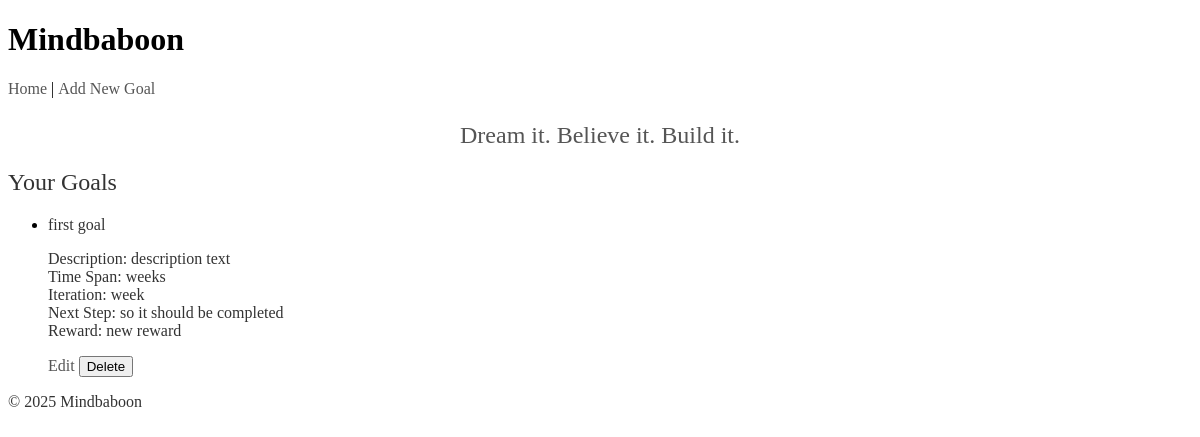
Before: / with the older database file.
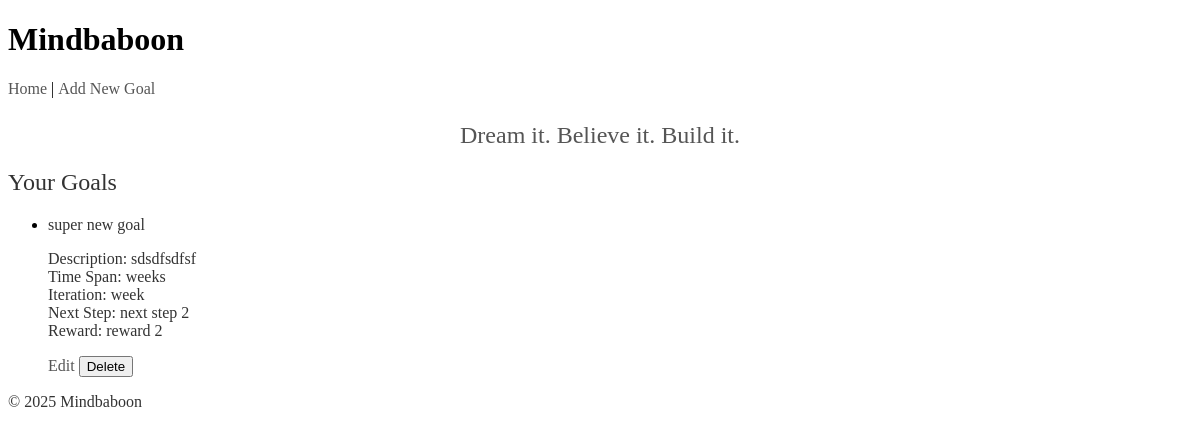
After: the same page with the newer database file.
### tables this page shows
CREATE TABLE goals (
            id INTEGER PRIMARY KEY AUTOINCREMENT,
            goal_name TEXT NOT NULL,
            goal_description TEXT,
            time_span TEXT,
            end_date TEXT,
            iteration TEXT,
            next_steps TEXT,
            reward TEXT,
            completed INTEGER NOT NULL DEFAULT 0,
            is_paused INTEGER NOT NULL DEFAULT 0,
            last_email_sent TIMESTAMP,
            created_at TIMESTAMP NOT NULL,
            last_reminder_at TIMESTAMP
        );

### mindbaboon.py (the view)
@app.route("/")
def index():
    conn = get_db_connection()
    goals = conn.execute("SELECT * FROM goals").fetchall()
    conn.close()
    random_goal = random.choice(MOTIVATIONAL_GOALS)
    return render_template("index.html", goals=goals, motivational_goal=random_goal)

### mindbaboon.py (called while the page is built)
def get_db_connection():
    conn = sqlite3.connect("mindbaboon.db")
    conn.row_factory = sqlite3.Row
    return conn

### templates/index.html (shortened to what this page needs)
{% extends "base.html" %}
{% block content %}
<p class="motivational-goal">{{ motivational_goal }}</p>
<h2>Your Goals</h2>
{% if goals %}
  <ul>
    {% for goal in goals %}
      <li>
        <strong>{{ goal.goal_name }}</strong>
        <p>
          <strong>Description:</strong> {{ goal.goal_description }}<br>
          <strong>Time Span:</strong> {{ goal.time_span }}
          <br>
          <strong>Iteration:</strong> {{ goal.iteration }}<br>
          <strong>Next Step:</strong> {{ goal.next_steps }}<br>
          <strong>Reward:</strong> {{ goal.reward }}
        </p>
        <a href="{{ url_for('edit_goal', goal_id=goal['id']) }}">Edit</a>
        <form action="{{ url_for('delete_goal', goal_id=goal['id']) }}" method="POST" style="display:inline">
          <button type="submit">Delete</button>
        </form>
      </li>
    {% endfor %}
  </ul>
{% else %}
  <p>No goals yet. <a href="{{ url_for('add_goal') }}">Add one</a>.</p>
{% endif %}
{% endblock %}

### templates/base.html (shortened to what this page needs)
<!DOCTYPE html>
<html lang="en">
<head>
  <link rel="stylesheet" href="https://use.typekit.net/enw8aoe.css">
  <link rel="stylesheet" href="{{ url_for('static', filename='style.css') }}">
</head>
<body>
  <header>
    <h1>Mindbaboon</h1>
    <nav>
      <a href="{{ url_for('index') }}">Home</a> |
      <a href="{{ url_for('add_goal') }}">Add New Goal</a>
    </nav>
  </header>
  <main>
    {% block content %}{% endblock %}
  </main>
  <footer>
    <p>© 2025 Mindbaboon</p>
  </footer>
</body>
</html>

### static/style.css (style rules this page uses)
h2, p, strong, em, a { font-family: "crete", serif; font-weight: 400; color: #333; }
a { text-decoration: none; color: #555; }
.motivational-goal { font-family: "crete", serif; font-size: 1.5rem; font-weight: 400; color: #555; margin-bottom: 20px; text-align: center; }
::placeholder { color: #ccc; }

Changed rows visible on the page:
removed goals: goal_name "first goal", goal_description "description text", time_span "weeks", iteration "week", next_steps "so it should be completed", reward "new reward"
added goals: goal_name "super new goal", goal_description "sdsdfsdfsf", time_span "weeks", iteration "week", next_steps "next step 2", reward "reward 2"
